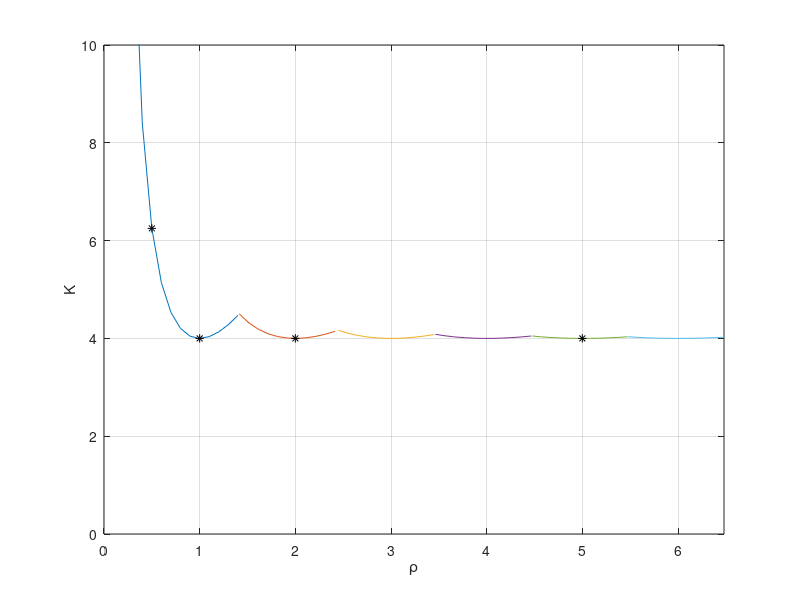

The MATLAB source for this figure:
t=1*10^(-3);
E=70*10^9;
v=0.3;
D=E*t^3/(1-v^2);
C=D*pi^2;
m=1:6;
p=cell(6,1);
for i=1:6
    p{i,1}=sqrt(m(i)*(m(i)-1)):0.1:sqrt(m(i)*(m(i)+1));
    K=(p{i,1}/m(i)+m(i)./p{i,1}).^2;
    figure(1)
    plot(p{i,1},K);
    hold on
    grid on
    axis([0 sqrt(42) 0 10]);
    
end
hold on
plot(0.5,6.25,'k*');
plot(1,4,'k*');
plot(2,4,'k*');
plot(5,4,'k*');
xlabel('\rho');
ylabel('K');
